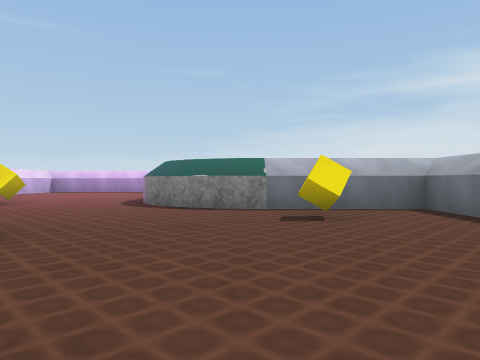
[1] (above)

24 first-person views from a walk through a 3-D level made in the Unity game engine. The camera is 0.55 m above the floor, looks level and sees 70° across. The floor is counted in squares, 1 m on a side. Each view is taken from the middle of a square. On the plan, view 1 faces up. The plan holds only what a view shows up to about 9 squares ahead; the rest is blank. The player character is not drawn.

[2]
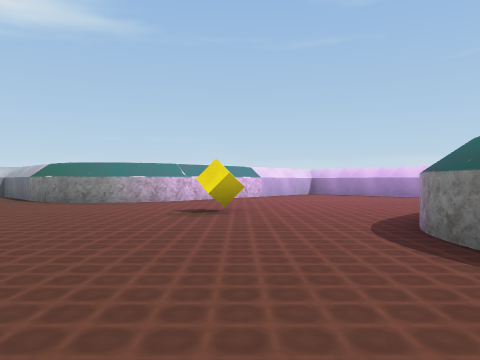

[3]
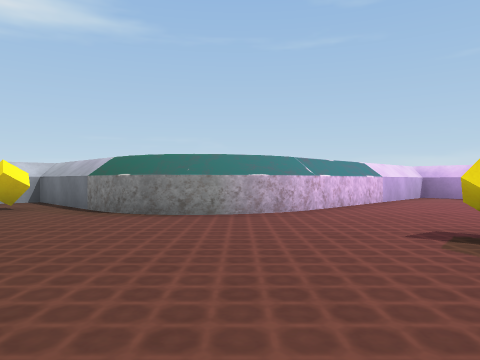

[4]
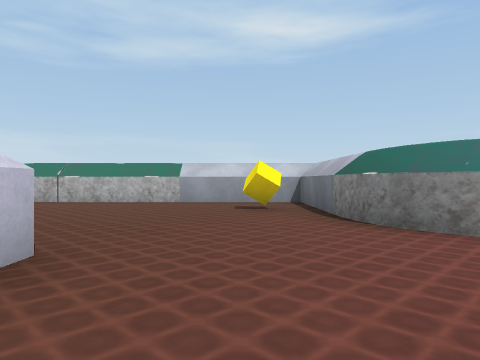

[5]
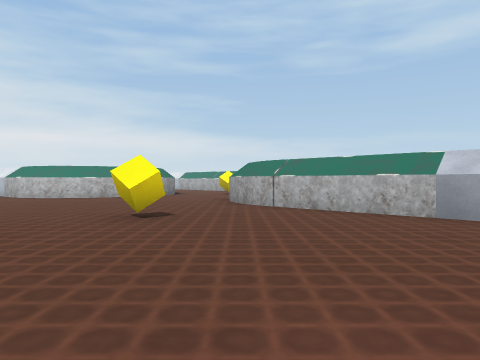

[6]
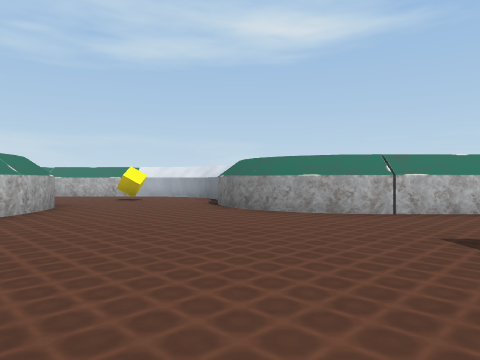

[7]
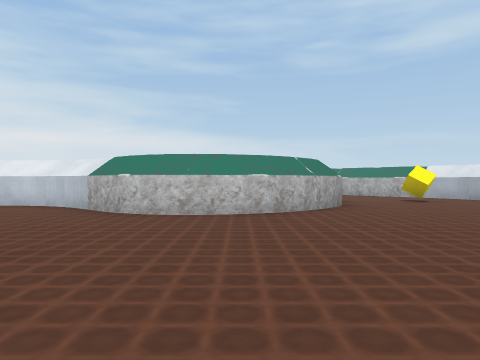

[8]
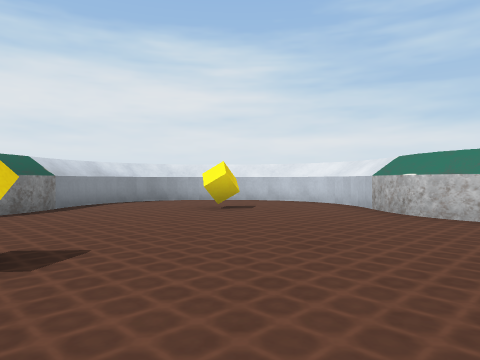

[9]
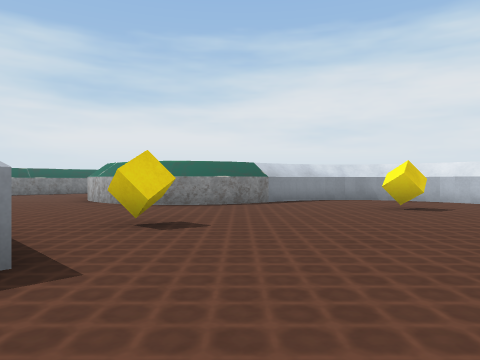

[10]
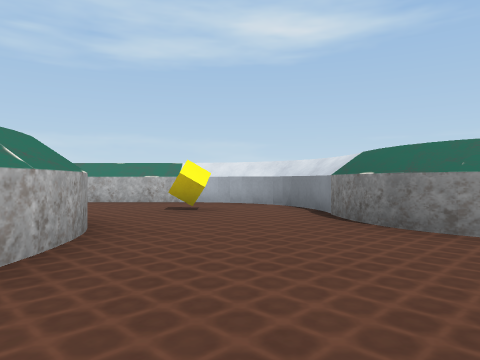

[11]
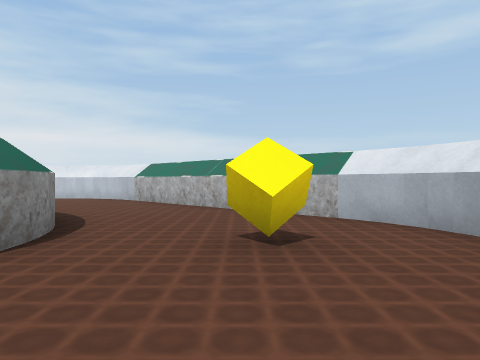

[12]
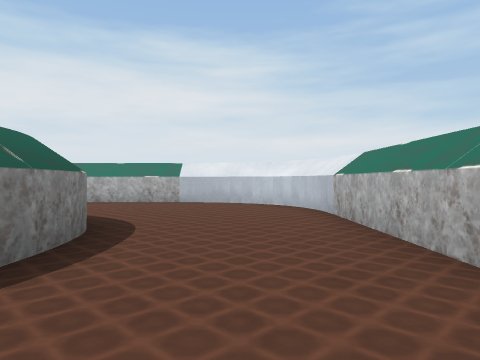

[13]
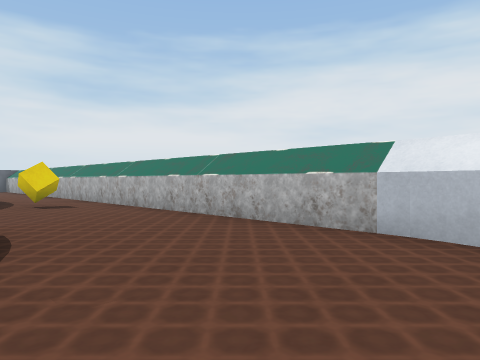

[14]
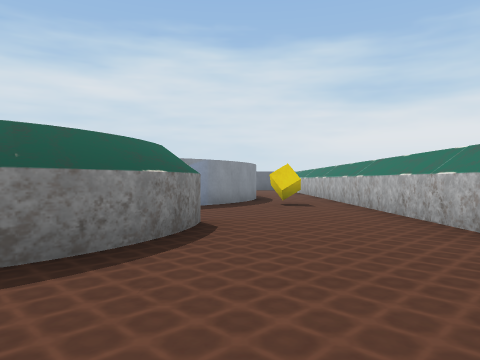

[15]
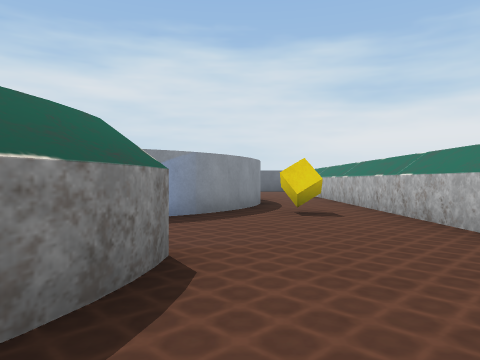

[16]
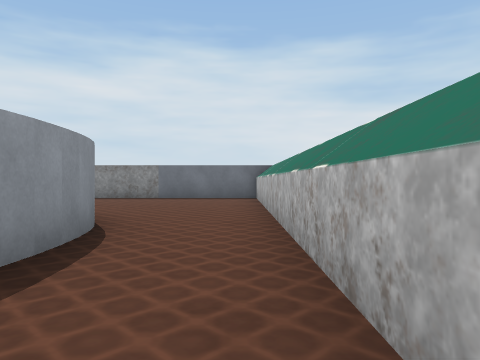

[17]
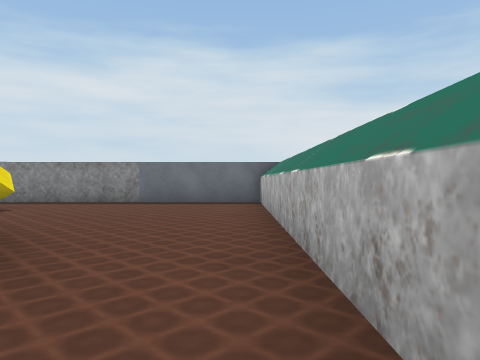

[18]
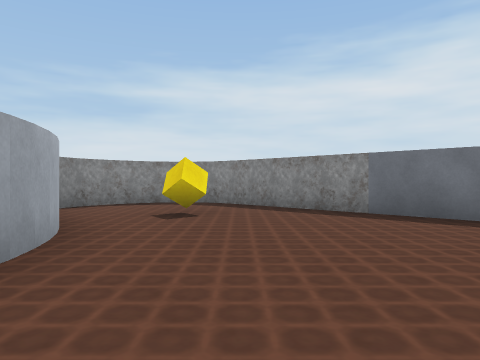

[19]
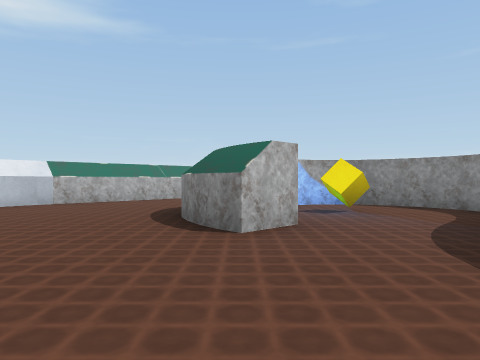

[20]
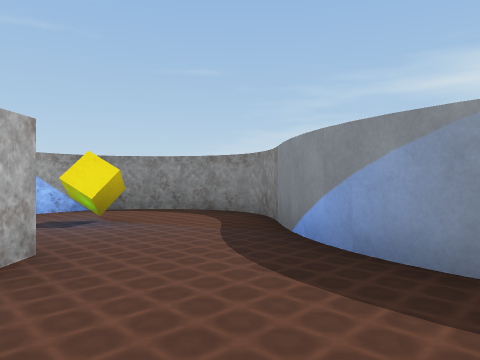

[21]
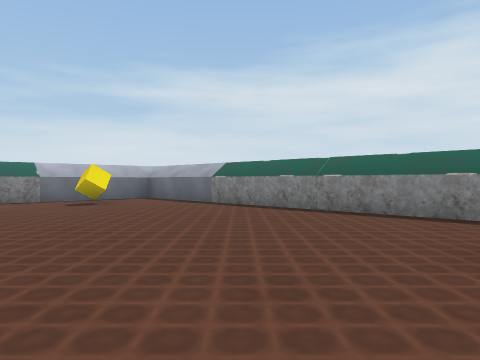

[22]
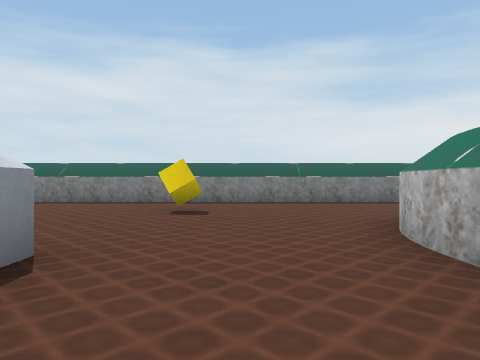

[23]
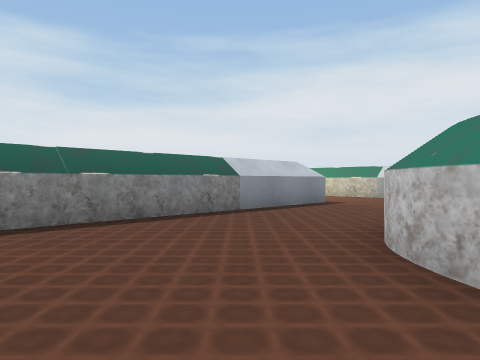

[24]
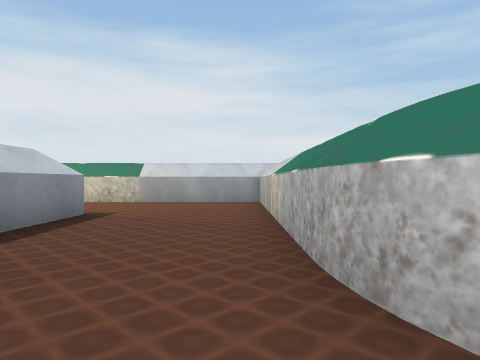

### Floor plan
Key: @ floor where view 1 was taken; # wall or solid block; . floor; C yellow cube; O other object.
Columns run from 21 left of view 1 to 5 right of it. Each row starts with its distance up from view 1.
 14              ..
 13             #.. ..
 12             #.....
 11             #......
 10             #......
  9             O......
  8            OO..C...OO
  7       ####OO........OO####
  6       #..................#
  5       #..C............C..#
  4       #..................#
  3       #......#     ......#
  2       #......      ......#
  1       #.....        .....#
  0       O...C.       ..@...#
 -1      OO.....       ......#
 -2   OOOO.......#    #......#
 -3  OO...................C..#
 -4 OO............C..........#
 -5 O..C.....................#
 -6 #....OOOO........OOOO....#
 -7 #...OO..OO......OO..OO...#
 -8 #...O....O......O....O...#
 -9 #...O.C..O..C...O.C..#...#
-10 #...OO...OO....OO....#...#
-11 #....OO..OOO..OOO....#...#
-12 O.........OOOOO .....#....
-13 OO........C..........#....
-14  OO..................#.....
-15   OO#######################

Where each view was taken, in squares from view 1:
view 1: 0 up, 0 right, facing up
view 2: 4 up, 1 left, facing up-left
view 3: 4 up, 5 left, facing up-left
view 4: 5 up, 6 left, facing left
view 5: 5 up, 9 left, facing down-left
view 6: 2 down, 9 left, facing left
view 7: 2 down, 9 left, facing down-left
view 8: 2 down, 9 left, facing down
view 9: 2 down, 11 left, facing down-right
view 10: 4 down, 12 left, facing left
view 11: 3 down, 16 left, facing down-left
view 12: 6 down, 19 left, facing down
view 13: 11 down, 19 left, facing down-right
view 14: 12 down, 19 left, facing right
view 15: 12 down, 17 left, facing right
view 16: 14 down, 11 left, facing right
view 17: 14 down, 9 left, facing right
view 18: 14 down, 6 left, facing up-right
view 19: 14 down, 12 left, facing up-left
view 20: 13 down, 13 left, facing up
view 21: 3 down, 2 left, facing up-right
view 22: 4 down, 5 left, facing right
view 23: 4 down, 1 left, facing down-right
view 24: 6 down, 1 right, facing down
